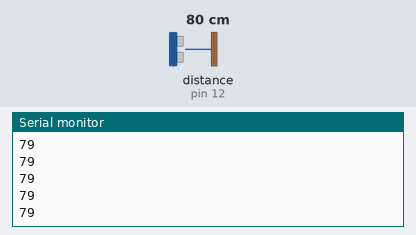
Simulated run of this sketch. Board: Arduino Uno, built with avr-gcc and run on an emulated ATmega328P. Shown: the last lines printed to the serial monitor. Wiring (inferred from the names in the program): ultrasonic range finder: trigger pin 13; echo pin 12. The test bench sets the inputs (shaded band); at power-on: distance to the obstacle (sensor on pin 12) 80 cm. The echo pulse lasts 58.3 µs per cm.

Above: at 1.2 s.
1.3 s: distance to the obstacle (sensor on pin 12) set to 2 cm
At 1.34 s:
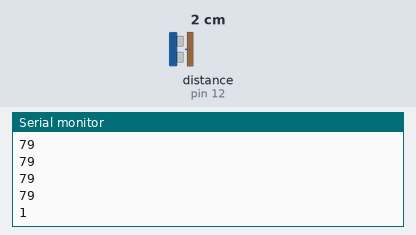
2.8 s: distance to the obstacle (sensor on pin 12) set to 4 cm
At 2.81 s:
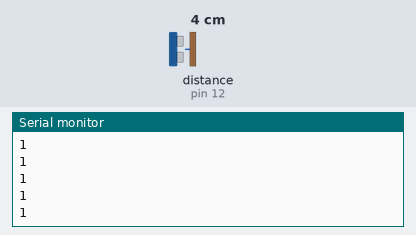
Timing chart, 0 to 5.8 s (numbered marks = the images above; inputs shaded):
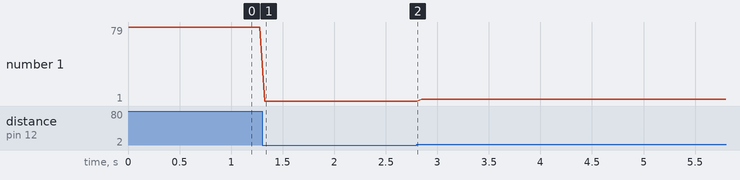

The sketch:

hsrc04.ino
```cpp
#define trigPin 13
#define echoPin 12

long duration, distance;
int maximumRange = 200;
int minimumRange = 0;
void setup() {
  Serial.begin (9600);
  pinMode(trigPin, OUTPUT);
  pinMode(echoPin, INPUT);

}

void loop() {

digitalWrite(trigPin, LOW);
delayMicroseconds(2);

digitalWrite(trigPin, HIGH);
delayMicroseconds(10);

digitalWrite(trigPin, LOW);
duration = pulseIn(echoPin, HIGH);

// calc dist in cm

distance = duration / 58.2;

if (distance >= maximumRange || distance <= minimumRange) {
  Serial.println("-1");
} else {
  Serial.println(distance);
}

delay (50);
}
```

Measured:
- after the input at 1.3 s, the serial monitor: prints a new line at once (image 1)
- plotted number 1: 79 → 1 after the input at 1.3 s, 1 → 3 after the input at 2.8 s
